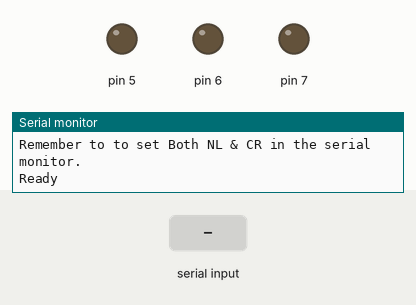
Recording of a sketch running on a simulated Arduino Uno, built with avr-gcc and run on an emulated ATmega328P. On the bench: output pins drawn as LEDs (lit = HIGH), the last lines printed to the serial monitor. The test bench sets the inputs (shaded band).

Above: at 2.8 s.
2.9 s: "1\n" received over the second serial link
At 3.8 s:
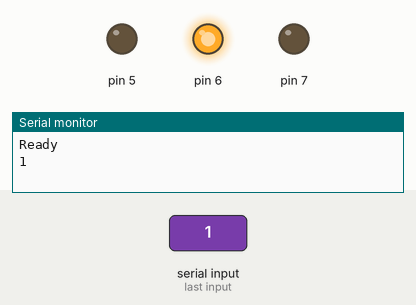
4.5 s: "1\n" received over the second serial link
At 5.4 s:
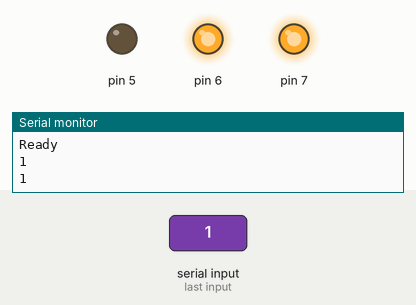
Timing chart, 0 to 7.5 s (numbered marks = the images above; inputs shaded):
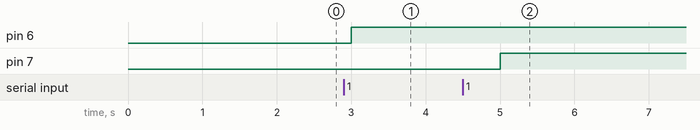

The sketch:

Arduino.ino
```cpp
#include <SoftwareSerial.h>
SoftwareSerial ESPserial(2, 3); // RX | TX

void setup()
{
    Serial.begin(9600);     // communication with the host computer
    //while (!Serial)   { ; }

    // Start the software serial for communication with the ESP8266
    ESPserial.begin(9600);
    pinMode(9, INPUT);
    Serial.println("");
    Serial.println("Remember to to set Both NL & CR in the serial monitor.");
    Serial.println("Ready");
    Serial.println("");
    pinMode(5, OUTPUT);
    pinMode(6, OUTPUT);
    pinMode(7, OUTPUT);

}
char str;
int a = 0;
int counterLED = 0;
void loop()
{
    if (counterLED == 3) {
        counterLED = 0;
    }
    String val = "";
    // listen for communication from the ESP8266 and then write it to the serial monitor
    if (ESPserial.available()) {
        while ((str = ESPserial.read()) != '\n') {
            val += str;
        }
            a = val.toInt();
            Serial.println(a);
    }

    if (a == 1 && counterLED == 0) {
        digitalWrite(5, HIGH);
        counterLED++;
    }
    else if (a == 0 && counterLED == 0) {
        digitalWrite(5, LOW);
        counterLED++;
    }
    else if (a == 1 && counterLED == 1) {
        digitalWrite(6, HIGH);
        counterLED++;
    }
    else if (a == 0 && counterLED == 1) {
        digitalWrite(6, LOW);
        counterLED++;
    }
    else if (a == 1 && counterLED == 2) {
        digitalWrite(7, HIGH);
        counterLED++;
    }
    else if (a == 0 && counterLED == 2) {
        digitalWrite(7, LOW);
        counterLED++;
    }
    a = -1;
    delay(1000);
}
```

Measured:
- after the input at 2.9 s, pin 6: LOW → HIGH after 0.10 s
- after the input at 4.5 s, pin 7: LOW → HIGH after 0.50 s
